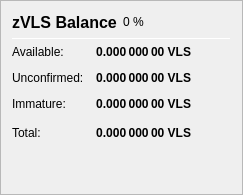
                   <widget class="QFrame" name="frame_ZerocoinBalances">
                    <property name="frameShape">
                     <enum>QFrame::StyledPanel</enum>
                    </property>
                    <property name="frameShadow">
                     <enum>QFrame::Raised</enum>
                    </property>
                    <layout class="QVBoxLayout" name="verticalLayout_7">
                     <item>
                      <layout class="QHBoxLayout" name="horizontalLayout_8" stretch="0,0,0">
                       <item>
                        <widget class="QLabel" name="label_5z_3">
                         <property name="minimumSize">
                          <size>
                           <width>0</width>
                           <height>20</height>
                          </size>
                         </property>
                         <property name="font">
                          <font>
                           <pointsize>12</pointsize>
                           <weight>75</weight>
                           <bold>true</bold>
                          </font>
                         </property>
                         <property name="text">
                          <string>zVLS Balance</string>
                         </property>
                        </widget>
                       </item>
                       <item>
                        <widget class="QLabel" name="labelzVLSPercent">
                         <property name="text">
                          <string notr="true">0 %</string>
                         </property>
                        </widget>
                       </item>
                       <item>
                        <spacer name="horizontalSpacer_11">
                         <property name="orientation">
                          <enum>Qt::Horizontal</enum>
                         </property>
                         <property name="sizeHint" stdset="0">
                          <size>
                           <width>40</width>
                           <height>20</height>
                          </size>
                         </property>
                        </spacer>
                       </item>
                      </layout>
                     </item>
                     <item>
                      <widget class="Line" name="line_ZerocoinBalance">
                       <property name="minimumSize">
                        <size>
                         <width>0</width>
                         <height>1</height>
                        </size>
                       </property>
                       <property name="maximumSize">
                        <size>
                         <width>16777215</width>
                         <height>1</height>
                        </size>
                       </property>
                       <property name="orientation">
                        <enum>Qt::Horizontal</enum>
                       </property>
                      </widget>
                     </item>
                     <item>
                      <layout class="QGridLayout" name="gridLayout_5">
                       <property name="spacing">
                        <number>12</number>
                       </property>
                       <item row="1" column="0">
                        <widget class="QLabel" name="labelzBalanceMatureText">
                         <property name="toolTip">
                          <string>Mature: more than 20 confirmation and more than 1 mint of the same denomination after it was minted.
These zVLS are spendable.</string>
                         </property>
                         <property name="text">
                          <string>Available:</string>
                         </property>
                        </widget>
                       </item>
                       <item row="1" column="1">
                        <widget class="QLabel" name="labelzBalanceMature">
                         <property name="font">
                          <font>
                           <weight>75</weight>
                           <bold>true</bold>
                          </font>
                         </property>
                         <property name="toolTip">
                          <string>Mature: more than 20 confirmation and more than 1 mint of the same denomination after it was minted.
These zVLS are spendable.</string>
                         </property>
                         <property name="text">
                          <string notr="true">0.000 000 00 VLS</string>
                         </property>
                         <property name="alignment">
                          <set>Qt::AlignRight|Qt::AlignTrailing|Qt::AlignVCenter</set>
                         </property>
                        </widget>
                       </item>
                       <item row="2" column="0">
                        <widget class="QLabel" name="labelzBalanceUnconfirmedText">
                         <property name="toolTip">
                          <string>Unconfirmed: less than 20 confirmations
Immature: confirmed, but less than 1 mint of the same denomination after it was minted</string>
                         </property>
                         <property name="text">
                          <string>Unconfirmed:</string>
                         </property>
                        </widget>
                       </item>
                       <item row="2" column="1">
                        <widget class="QLabel" name="labelzBalanceUnconfirmed">
                         <property name="font">
                          <font>
                           <weight>75</weight>
                           <bold>true</bold>
                          </font>
                         </property>
                         <property name="toolTip">
                          <string>Unconfirmed: less than 20 confirmations
Immature: confirmed, but less than 1 mint of the same denomination after it was minted</string>
                         </property>
                         <property name="text">
                          <string notr="true">0.000 000 00 VLS</string>
                         </property>
                         <property name="alignment">
                          <set>Qt::AlignRight|Qt::AlignTrailing|Qt::AlignVCenter</set>
                         </property>
                        </widget>
                       </item>
                       <item row="3" column="0">
                        <widget class="QLabel" name="labelzBalanceImmatureText">
                         <property name="toolTip">
                          <string>Unconfirmed: less than 20 confirmations
Immature: confirmed, but less than 1 mint of the same denomination after it was minted</string>
                         </property>
                         <property name="text">
                          <string>Immature:</string>
                         </property>
                        </widget>
                       </item>
                       <item row="3" column="1">
                        <widget class="QLabel" name="labelzBalanceImmature">
                         <property name="font">
                          <font>
                           <weight>75</weight>
                           <bold>true</bold>
                          </font>
                         </property>
                         <property name="toolTip">
                          <string>Unconfirmed: less than 20 confirmations
Immature: confirmed, but less than 1 mint of the same denomination after it was minted</string>
                         </property>
                         <property name="text">
                          <string notr="true">0.000 000 00 VLS</string>
                         </property>
                         <property name="alignment">
                          <set>Qt::AlignRight|Qt::AlignTrailing|Qt::AlignVCenter</set>
                         </property>
                        </widget>
                       </item>
                       <item row="4" column="0">
                        <widget class="QLabel" name="labelzBalanceText">
                         <property name="toolTip">
                          <string>Your current zVLS balance, unconfirmed and immature zVLS included.</string>
                         </property>
                         <property name="text">
                          <string>Total:</string>
                         </property>
                        </widget>
                       </item>
                       <item row="4" column="1">
                        <widget class="QLabel" name="labelzBalance">
                         <property name="font">
                          <font>
                           <weight>75</weight>
                           <bold>true</bold>
                          </font>
                         </property>
                         <property name="cursor">
                          <cursorShape>IBeamCursor</cursorShape>
                         </property>
                         <property name="toolTip">
                          <string>Your current zVLS balance, unconfirmed and immature zVLS included.</string>
                         </property>
                         <property name="text">
                          <string notr="true">0.000 000 00 VLS</string>
                         </property>
                         <property name="alignment">
                          <set>Qt::AlignRight|Qt::AlignTrailing|Qt::AlignVCenter</set>
                         </property>
                         <property name="textInteractionFlags">
                          <set>Qt::LinksAccessibleByMouse|Qt::TextSelectableByKeyboard|Qt::TextSelectableByMouse</set>
                         </property>
                        </widget>
                       </item>
                       <item row="4" column="2">
                        <spacer name="horizontalSpacer_4">
                         <property name="orientation">
                          <enum>Qt::Horizontal</enum>
                         </property>
                         <property name="sizeHint" stdset="0">
                          <size>
                           <width>40</width>
                           <height>20</height>
                          </size>
                         </property>
                        </spacer>
                       </item>
                      </layout>
                     </item>
                     <item>
                      <spacer name="verticalSpacer_4">
                       <property name="orientation">
                        <enum>Qt::Vertical</enum>
                       </property>
                       <property name="sizeHint" stdset="0">
                        <size>
                         <width>20</width>
                         <height>40</height>
                        </size>
                       </property>
                      </spacer>
                     </item>
                    </layout>
                   </widget>
